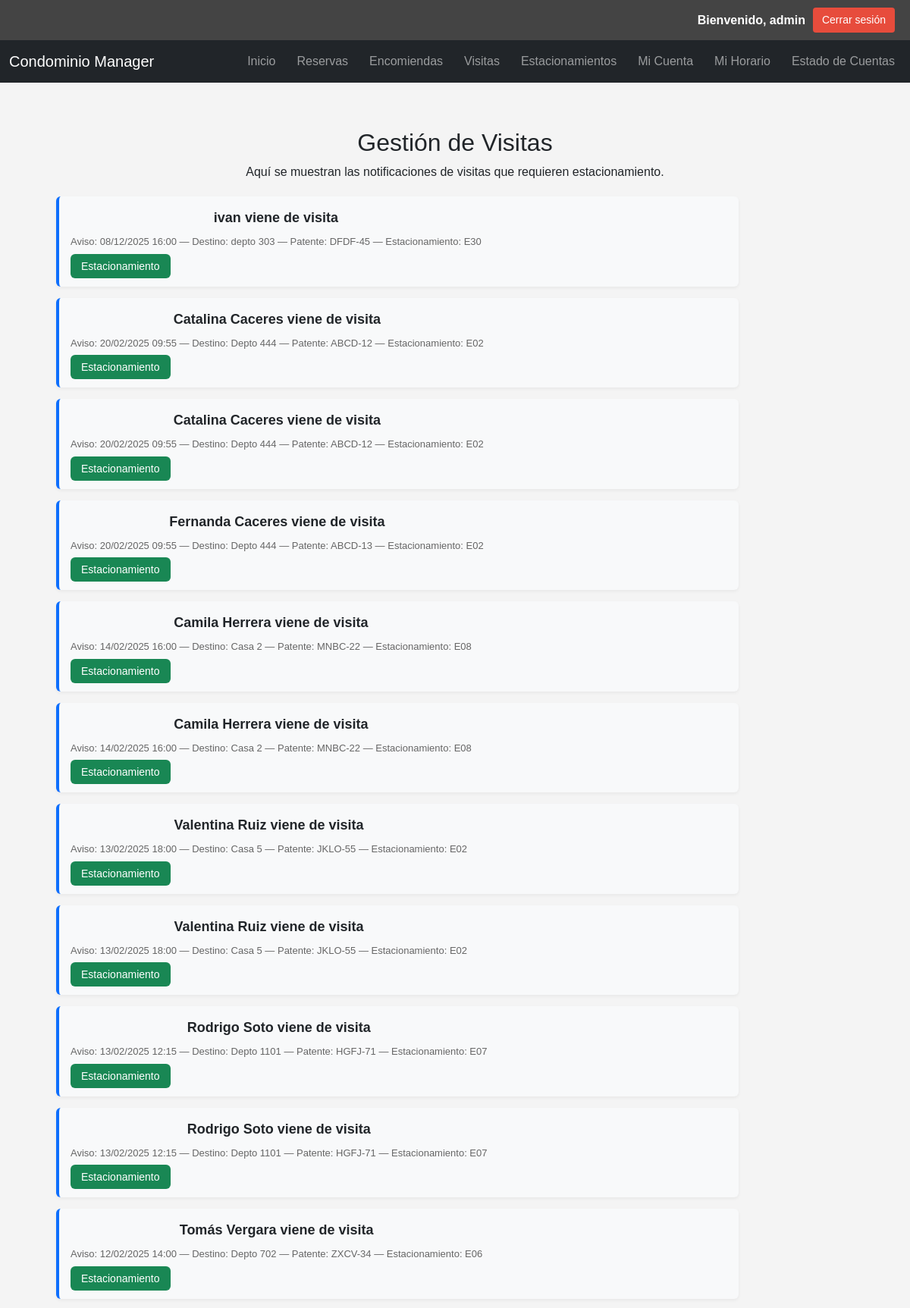
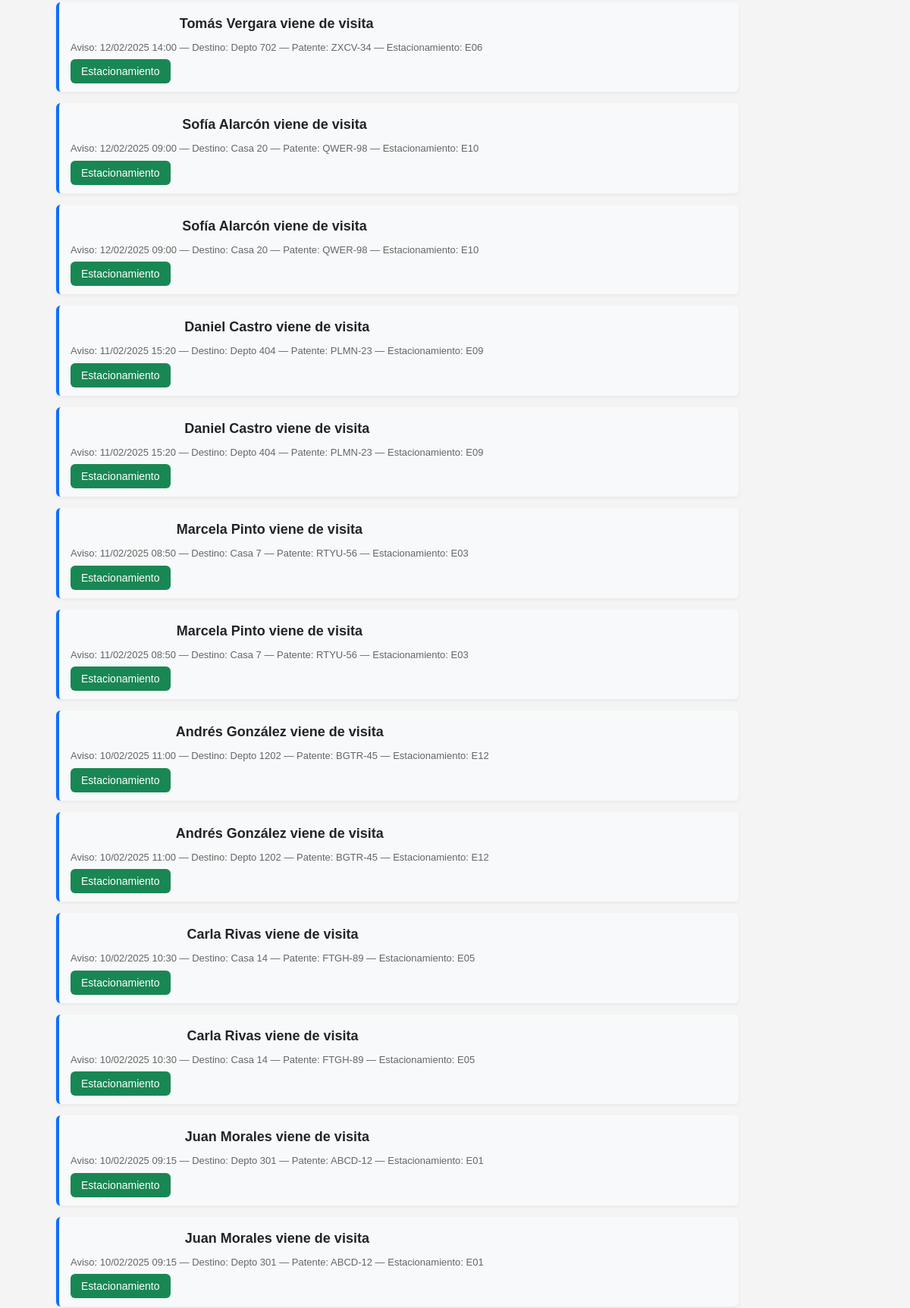
/index.php?page=visitas (signed in, upper part), run on the app's committed database (2 pictures, top to bottom).
### tables this page shows
CREATE TABLE `visita` (
  `id_visita` int(11) NOT NULL,
  `rut` varchar(20) DEFAULT NULL,
  `nombres` varchar(100) DEFAULT NULL,
  `destino` varchar(500) DEFAULT NULL,
  `asunto` varchar(500) DEFAULT NULL,
  `patente` varchar(100) DEFAULT NULL,
  `estacionamiento` varchar(100) DEFAULT NULL,
  `phono` varchar(20) DEFAULT NULL,
  `horaInicio` datetime DEFAULT NULL,
  `horaFin` datetime DEFAULT NULL,
  `fechaIngreso` datetime DEFAULT NULL,
  `estado` int(11) DEFAULT NULL
);

### pages/visitas.php (the view, shortened to what this page needs)
<?php
require_once("config/db.php");
?>
<div class="container mt-4">
    <h2>Gestión de Visitas</h2>
    <p>Aquí se muestran las notificaciones de visitas que requieren estacionamiento.</p>
    <section id="visita-list" class="visita-list">
        <?php
        try {
            $sql = "SELECT * FROM visita WHERE estado = 1 ORDER BY fechaIngreso DESC";
            $stmt = $conn->query($sql);
            $visitas = $stmt->fetchAll(PDO::FETCH_ASSOC);
            if (empty($visitas)) {
                echo "<p>No hay visitas registradas.</p>";
            } else {
                foreach ($visitas as $v) {
                    echo "<div class='visita-item'>";
                        echo "<div class='visita-info'>";
                            echo "<div class='visita-title'>{$v['nombres']} viene de visita</div>";
                            echo "<div class='visita-meta'>";
                                echo "Aviso: " . date("d/m/Y H:i", strtotime($v['fechaIngreso'])) .
                                     " — Destino: {$v['destino']} — Patente: {$v['patente']} — Estacionamiento: {$v['estacionamiento']}";
                            echo "</div>";
                        echo "</div>";
                        echo "<div class='visita-actions'>";
                            echo "<a href='index.php?page=estacionamientos' class='btn-est'>Estacionamiento</a>";
                        echo "</div>";
                    echo "</div>";
                }
            }
        } catch (PDOException $e) {
            echo "<p>Error al cargar visitas: " . $e->getMessage() . "</p>";
        }
        ?>
    </section>
</div>

### assets/styles.css (style rules this page uses)
body { font-family: Arial, sans-serif; margin: 0; padding: 0; background: #f4f4f4; }
.visita-list { margin: 20px; display: flex; flex-direction: column; gap: 15px; width: 100%; max-width: 900px; }
.visita-item { display: flex; flex-direction: column; justify-content: space-between; align-items: flex-start; background: #f8f9fa; border-left: 4px solid #0d6efd; padding: 15px; border-radius: 6px; box-shadow: 0 2px 4px rgba(0,0,0,.05); }
.visita-title { font-weight: bold; font-size: 18px; margin-bottom: 8px; }
.visita-meta { font-size: 13px; color: #666; margin-bottom: 10px; }
.btn-est { background: #198754; color: #fff; padding: 8px 14px; text-decoration: none; border-radius: 6px; font-size: 14px; transition: .2s; margin-top: 8px; }

### data on the page
visita: nombres "ivan", fechaIngreso "08/12/2025 16:00", destino "depto 303", patente "DFDF-45", estacionamiento "E30"
visita: nombres "Catalina Caceres", fechaIngreso "20/02/2025 09:55", destino "Depto 444", patente "ABCD-12", estacionamiento "E02"
visita: nombres "Catalina Caceres", fechaIngreso "20/02/2025 09:55", destino "Depto 444", patente "ABCD-12", estacionamiento "E02"
visita: nombres "Fernanda Caceres", fechaIngreso "20/02/2025 09:55", destino "Depto 444", patente "ABCD-13", estacionamiento "E02"
visita: nombres "Camila Herrera", fechaIngreso "14/02/2025 16:00", destino "Casa 2", patente "MNBC-22", estacionamiento "E08"
visita: nombres "Camila Herrera", fechaIngreso "14/02/2025 16:00", destino "Casa 2", patente "MNBC-22", estacionamiento "E08"
visita: nombres "Valentina Ruiz", fechaIngreso "13/02/2025 18:00", destino "Casa 5", patente "JKLO-55", estacionamiento "E02"
visita: nombres "Valentina Ruiz", fechaIngreso "13/02/2025 18:00", destino "Casa 5", patente "JKLO-55", estacionamiento "E02"
visita: nombres "Rodrigo Soto", fechaIngreso "13/02/2025 12:15", destino "Depto 1101", patente "HGFJ-71", estacionamiento "E07"
visita: nombres "Rodrigo Soto", fechaIngreso "13/02/2025 12:15", destino "Depto 1101", patente "HGFJ-71", estacionamiento "E07"
visita: nombres "Tomás Vergara", fechaIngreso "12/02/2025 14:00", destino "Depto 702", patente "ZXCV-34", estacionamiento "E06"
visita: nombres "Tomás Vergara", fechaIngreso "12/02/2025 14:00", destino "Depto 702", patente "ZXCV-34", estacionamiento "E06"
visita: nombres "Sofía Alarcón", fechaIngreso "12/02/2025 09:00", destino "Casa 20", patente "QWER-98", estacionamiento "E10"
visita: nombres "Sofía Alarcón", fechaIngreso "12/02/2025 09:00", destino "Casa 20", patente "QWER-98", estacionamiento "E10"
visita: nombres "Daniel Castro", fechaIngreso "11/02/2025 15:20", destino "Depto 404", patente "PLMN-23", estacionamiento "E09"
visita: nombres "Daniel Castro", fechaIngreso "11/02/2025 15:20", destino "Depto 404", patente "PLMN-23", estacionamiento "E09"
visita: nombres "Marcela Pinto", fechaIngreso "11/02/2025 08:50", destino "Casa 7", patente "RTYU-56", estacionamiento "E03"
visita: nombres "Marcela Pinto", fechaIngreso "11/02/2025 08:50", destino "Casa 7", patente "RTYU-56", estacionamiento "E03"
visita: nombres "Andrés González", fechaIngreso "10/02/2025 11:00", destino "Depto 1202", patente "BGTR-45", estacionamiento "E12"
visita: nombres "Andrés González", fechaIngreso "10/02/2025 11:00", destino "Depto 1202", patente "BGTR-45", estacionamiento "E12"
visita: nombres "Carla Rivas", fechaIngreso "10/02/2025 10:30", destino "Casa 14", patente "FTGH-89", estacionamiento "E05"
visita: nombres "Carla Rivas", fechaIngreso "10/02/2025 10:30", destino "Casa 14", patente "FTGH-89", estacionamiento "E05"
visita: nombres "Juan Morales", fechaIngreso "10/02/2025 09:15", destino "Depto 301", patente "ABCD-12", estacionamiento "E01"
visita: nombres "Juan Morales", fechaIngreso "10/02/2025 09:15", destino "Depto 301", patente "ABCD-12", estacionamiento "E01"

### other printed values
$_SESSION['usuario'] "admin"
